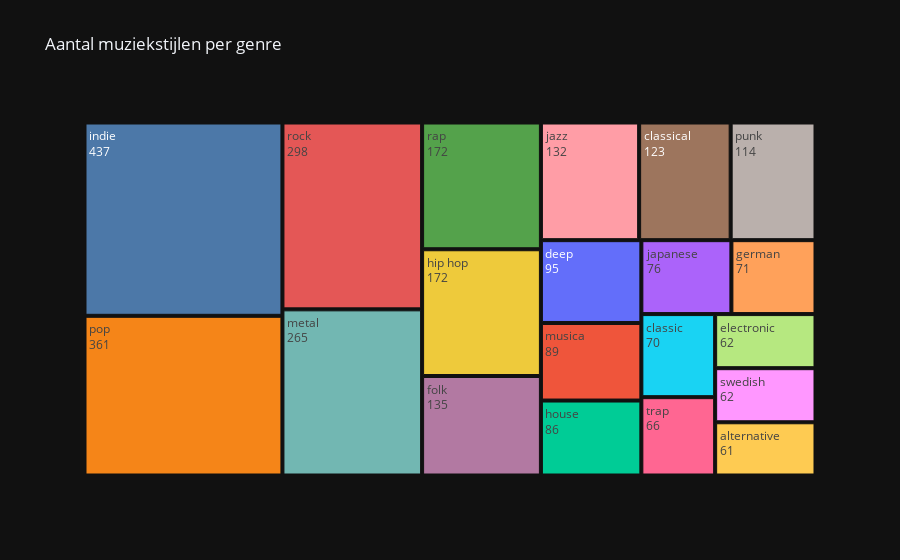

This figure's notebook cell:
### Code cell
#Split genres into words and count occurences of these words
genre_word_list = []
genre_word_set = set()
for genre in genre_set:
    words = genre.split()
    if ('hip' in words) and ('hop' in words):
        words.remove('hip')
        words.remove('hop')
        words.append('hip hop')
    genre_word_list = genre_word_list + words
    genre_word_set = genre_word_set | set(words)

#Create series with shape: Genre_word-Count(genre-word)
genreword_count_series = pd.Series({word:genre_word_list.count(word) for word in genre_word_set}).sort_values(ascending=False).loc[lambda x : x > 60]

#Create treemap from genreword_count_series
fig_treemap = go.Figure(go.Treemap(labels=genreword_count_series.index,
                                   values=genreword_count_series.values,
                                   parents=['']*len(genreword_count_series),
                                   textinfo = "label+value",
                                   marker= dict(colors=px.colors.qualitative.T10)))

fig_treemap.update_layout(title='Aantal muziekstijlen per genre', showlegend=True)
fig_treemap.show()

### Figure 1 — Plotly figure (JSON) as saved in the notebook; plotly's stock layout.template omitted (floating-point values rounded to 4 significant figures)
{"data": [{"labels": ["indie", "pop", "rock", "metal", "rap", "hip hop", "folk", "jazz", "classical", "punk", "deep", "musica", "house", "japanese", "german", "classic", "trap", "electronic", "swedish", "alternative"], "marker": {"colors": ["#4C78A8", "#F58518", "#E45756", "#72B7B2", "#54A24B", "#EECA3B", "#B279A2", "#FF9DA6", "#9D755D", "#BAB0AC"]}, "parents": ["", "", "", "", "", "", "", "", "", "", "", "", "", "", "", "", "", "", "", ""], "textinfo": "label+value", "type": "treemap", "values": [437, 361, 298, 265, 172, 172, 135, 132, 123, 114, 95, 89, 86, 76, 71, 70, 66, 62, 62, 61]}], "layout": {"showlegend": true, "title": {"text": "Aantal muziekstijlen per genre"}}}
